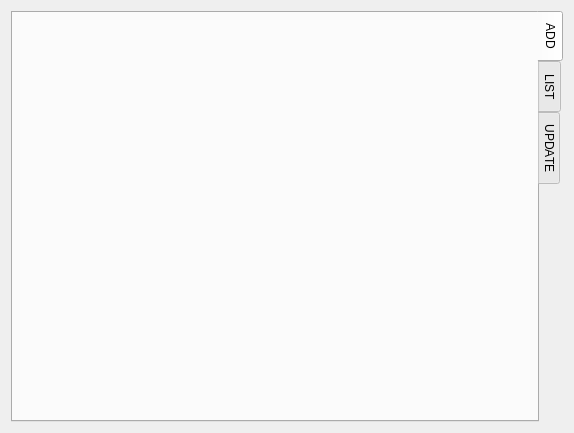
<?xml version="1.0" encoding="UTF-8"?>
<ui version="4.0">
 <class>Available</class>
 <widget class="QDialog" name="Available">
  <property name="geometry">
   <rect>
    <x>0</x>
    <y>0</y>
    <width>574</width>
    <height>433</height>
   </rect>
  </property>
  <property name="windowTitle">
   <string>Dialog</string>
  </property>
  <layout class="QGridLayout" name="gridLayout">
   <item row="0" column="0">
    <widget class="QTabWidget" name="tab_widget_available">
     <property name="cursor">
      <cursorShape>ArrowCursor</cursorShape>
     </property>
     <property name="tabPosition">
      <enum>QTabWidget::East</enum>
     </property>
     <property name="currentIndex">
      <number>0</number>
     </property>
     <property name="iconSize">
      <size>
       <width>28</width>
       <height>28</height>
      </size>
     </property>
     <widget class="QWidget" name="tab_add">
      <attribute name="icon">
       <iconset resource="../../../resources/icons.qrc">
        <normaloff>:/icons/icons/file-earmark-plus.svg</normaloff>:/icons/icons/file-earmark-plus.svg</iconset>
      </attribute>
      <attribute name="title">
       <string>ADD</string>
      </attribute>
      <layout class="QGridLayout" name="add_layout"/>
     </widget>
     <widget class="QWidget" name="tab_list">
      <attribute name="icon">
       <iconset resource="../../../resources/icons.qrc">
        <normaloff>:/icons/icons/card-list.svg</normaloff>:/icons/icons/card-list.svg</iconset>
      </attribute>
      <attribute name="title">
       <string>LIST</string>
      </attribute>
      <layout class="QGridLayout" name="list_layout"/>
     </widget>
     <widget class="QWidget" name="tab_update">
      <attribute name="icon">
       <iconset resource="../../../resources/icons.qrc">
        <normaloff>:/icons/icons/arrow-up-circle.svg</normaloff>:/icons/icons/arrow-up-circle.svg</iconset>
      </attribute>
      <attribute name="title">
       <string>UPDATE</string>
      </attribute>
      <layout class="QGridLayout" name="update_layout"/>
     </widget>
    </widget>
   </item>
  </layout>
 </widget>
 <resources>
  <include location="../../../resources/icons.qrc"/>
 </resources>
 <connections/>
</ui>
